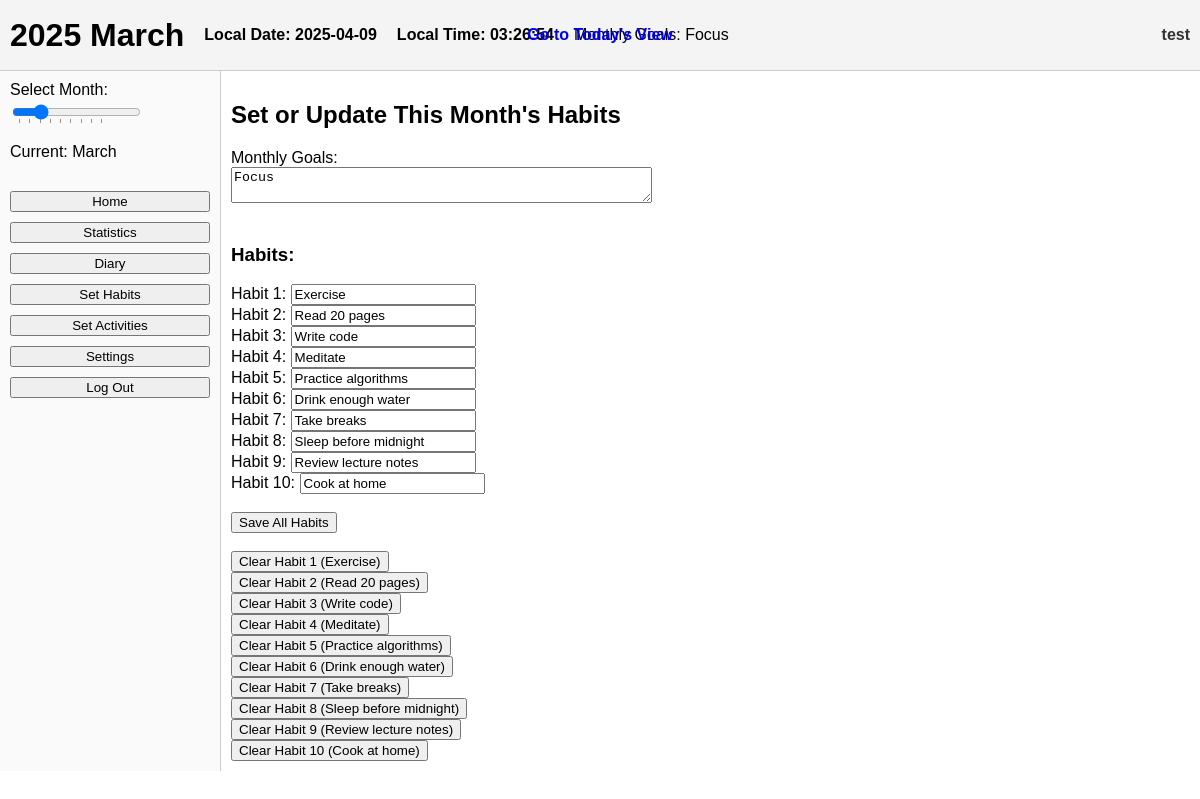
Page /habits/2025/3/ (signed in) on the earlier database version.
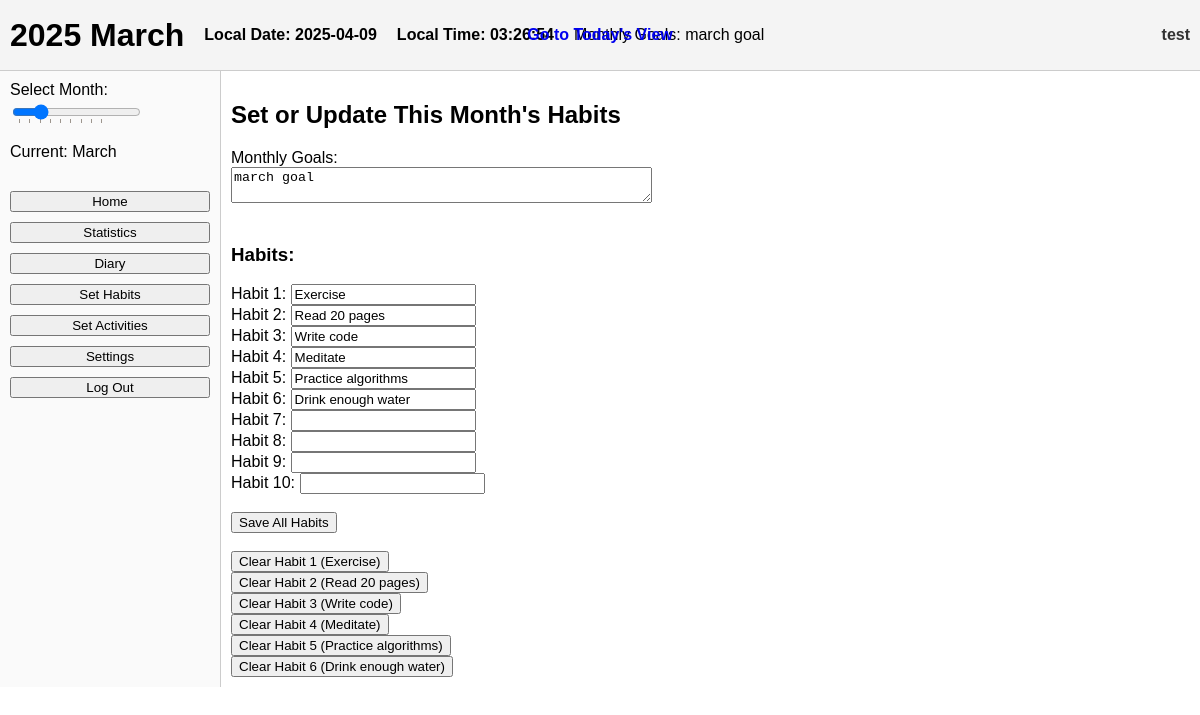
Same page on the later database version.
### mainpage/models.py (models this page shows, shortened)
class MonthlyHabits(models.Model):
    user_id = models.IntegerField()
    year = models.IntegerField()
    month = models.IntegerField()
    goal_text = models.TextField(blank=True)
    habit_1 = models.CharField(max_length=100, blank=True)
    habit_2 = models.CharField(max_length=100, blank=True)
    habit_3 = models.CharField(max_length=100, blank=True)
    habit_4 = models.CharField(max_length=100, blank=True)
    habit_5 = models.CharField(max_length=100, blank=True)
    habit_6 = models.CharField(max_length=100, blank=True)
    habit_7 = models.CharField(max_length=100, blank=True)
    habit_8 = models.CharField(max_length=100, blank=True)
    habit_9 = models.CharField(max_length=100, blank=True)
    habit_10 = models.CharField(max_length=100, blank=True)
    class Meta:
        unique_together = ("user_id", "year", "month")

### mainpage/views.py (the view, shortened to what this page needs)
# urls.py: path('habits/<int:year>/<int:month>/', set_habits_view, name='set_habits'),
@login_required
def set_habits_view(request, year, month):
    from .models import DailyData
    monthly_obj, _ = MonthlyHabits.objects.get_or_create(
        user_id=request.user.id,
        year=year,
        month=month
    )
    habits_with_index = [
        (1, monthly_obj.habit_1),
        (2, monthly_obj.habit_2),
        (3, monthly_obj.habit_3),
        (4, monthly_obj.habit_4),
        (5, monthly_obj.habit_5),
        (6, monthly_obj.habit_6),
        (7, monthly_obj.habit_7),
        (8, monthly_obj.habit_8),
        (9, monthly_obj.habit_9),
        (10, monthly_obj.habit_10),
    ]
    context = {
        "monthly_obj": monthly_obj,
        "habits_with_index": habits_with_index,
        "year": year,
        "month": month,
        "current_view": "set_habits",
    }
    return render(request, "mainpage/set_habits.html", context)

### mainpage/templates/mainpage/set_habits.html (shortened to what this page needs)
{% extends "mainpage/base_month.html" %}
{% load static %}
{% block content %}
<h2>Set or Update This Month's Habits</h2>
<form method="POST" action="{% url 'set_habits' year month %}">
  <label for="goal_text">Monthly Goals:</label><br/>
  <textarea name="goal_text" id="goal_text" rows="2" cols="50">{{ monthly_obj.goal_text }}</textarea>
  <br/><br/>
  <h3>Habits:</h3>
  {% for idx, habit_value in habits_with_index %}
    <label>Habit {{ idx }}:</label>
    <input type="text" name="habit_{{ idx }}" value="{{ habit_value|default_if_none:'' }}">
    <br/>
  {% endfor %}
  <br/>
  <button type="submit">Save All Habits</button>
</form>
<br/>
{% for idx, habit_value in habits_with_index %}
  {% if habit_value %}
    <form method="POST" action="{% url 'set_habits' year month %}" style="display:inline;">
      <button type="submit">Clear Habit {{ idx }} ({{ habit_value }})</button>
    </form>
    <br/>
  {% endif %}
{% endfor %}
{% endblock %}

### mainpage/templates/mainpage/base_month.html (shortened to what this page needs)
{% load static %}
<!DOCTYPE html>
<html lang="en">
<head>
  <link rel="stylesheet" href="{% static 'mainpage/css/monthly.css' %}">
</head>
<body>
  <header class="main-header">
    <div class="header-left">
      <h1 id="currentMonth" data-year="{{ year }}" data-month="{{ month }}">
      </h1>
      <p id="local-date" style="font-weight:bold;">Date: --</p>
      <p id="local-time" style="font-weight:bold;">Time: --:--:--</p>
      {% if monthly_obj.goal_text %}
        <div class="monthly-goals">Monthly Goals: {{ monthly_obj.goal_text }}</div>
      {% endif %}
    </div>
    <div class="center-nav">
      <a id="log-today-link" href="#">Go to Today's View</a>
    </div>
    <div class="header-right">
      <span class="username">{{ user.username }}</span>
    </div>
  </header>
  <div class="content-container">
    <nav class="navbar">
      <label for="monthSlider">Select Month:</label>
      <input
        type="range"
        id="monthSlider"
        name="monthSlider"
        min="1"
        max="12"
        step="1"
        value="{{ month }}"
        data-view="{{ current_view }}"
        list="monthTickmarks"
      />
      <p id="sliderMonthLabel">Current: --</p>
      <div class="menu-buttons">
        <button onclick="window.location.href='{% url 'main_page' %}'">Home</button>
        <button onclick="window.location.href='{% url 'month_view' year=year month=month %}'">Statistics</button>
        <button onclick="window.location.href='{% url 'diary_view' year=year month=month %}'">Diary</button>
        <button onclick="window.location.href='{% url 'set_habits' year=year month=month %}'">Set Habits</button>
        <button onclick="window.location.href='{% url 'activity_config_view' year=year month=month %}'">Set Activities</button>
        <button onclick="window.location.href='{% url 'settings' %}'">Settings</button>
        <button onclick="window.location.href='{% url 'logout' %}'">Log Out</button>
      </div>
    </nav>
    <main class="main-content">
      {% block content %}{% endblock %}
    </main>
  </div>
</body>
</html>

Differences in the rows shown:
changed MonthlyHabits "Exercise": goal_text "Focus" → "march goal"; habit_7 "Take breaks" → empty (drawn); habit_8 "Sleep before midnight" → empty (drawn); habit_9 "Review lecture notes" → empty (drawn); habit_10 "Cook at home" → empty (drawn)
Other differences:
list line gone: "Take breaks"
list line gone: "Sleep before midnight"
list line gone: "Review lecture notes"
list line gone: "Cook at home"
list line gone: "Clear Habit 7 ( )"
list line gone: "Clear Habit 8 ( )"
list line gone: "Clear Habit 9 ( )"
list line gone: "Clear Habit 10 ( )"
